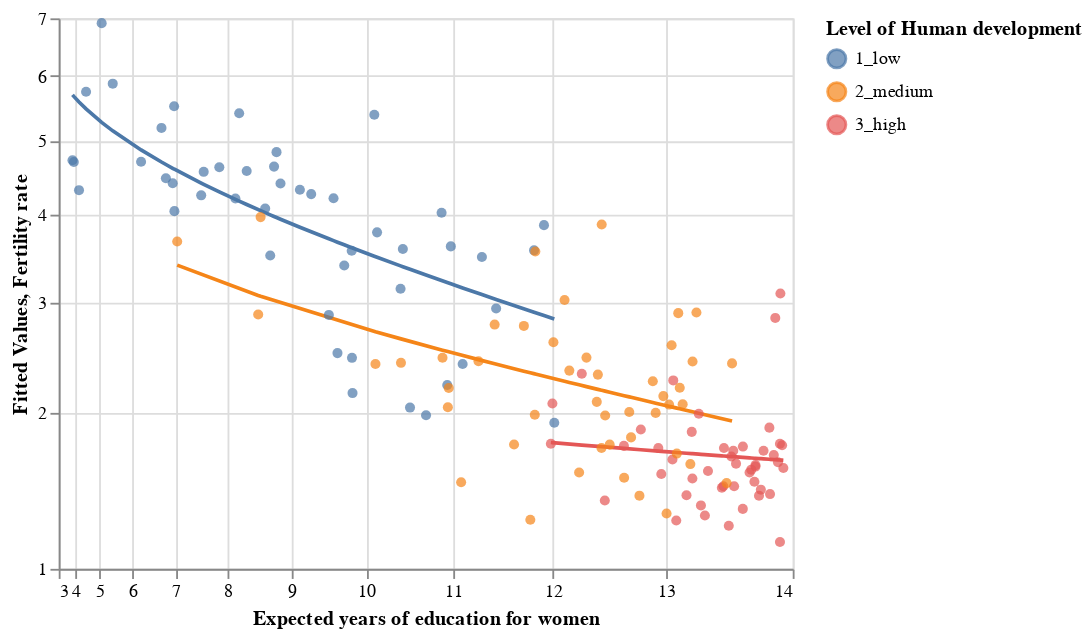

Write notebook code for a chart like this one.
### Markdown cell above
<!-- END QUESTION -->

<!-- BEGIN QUESTION -->

### Q2 (c) Visualize

Now visualize the model outputs. 

1. First append the fitted values (if you didn't above) as a new column named `fitted_mlr` to `reg_data`.
2. Construct a line plot of the fitted values (y axis) against education (x axis) and map the HDI factor to the color aesthetic. This should produce a plot with three lines, one for each level of HDI. Store the result as `mlr_lines`.
3. Layer `mlr_lines` on top of `scatter_scaled`.

<!--
BEGIN QUESTION
name: q2_c
points: 1
manual: true
-->

### Code cell
# append fitted values to original data
reg_data['fitted_mlr'] = fitted_mlr

# construct line plot
mlr_lines = alt.Chart(reg_data).mark_line().encode(
    x = alt.X('educ_expected_yrs_f', title = 'Expected years of education for women'),
    y = alt.Y('fitted_mlr', title = 'Fitted Values'),
    color = 'hdi_fac'
)

# layer
mlr_lines + scatter_scaled

### Figure 1 — Vega-Lite specification as saved in the notebook (floating-point values rounded to 4 significant figures; data arrays with more than 128 entries replaced by an {"elided": "..."} marker saying what was removed)
{"config": {"view": {"continuousWidth": 400, "continuousHeight": 300}}, "layer": [{"mark": "line", "encoding": {"color": {"field": "hdi_fac", "type": "nominal"}, "x": {"field": "educ_expected_yrs_f", "title": "Expected years of education for women", "type": "quantitative"}, "y": {"field": "fitted_mlr", "title": "Fitted Values", "type": "quantitative"}}}, {"mark": "circle", "encoding": {"color": {"field": "hdi_fac", "title": "Level of Human development", "type": "nominal"}, "x": {"field": "educ_expected_yrs_f", "scale": {"exponent": 2.5, "type": "pow", "zero": false}, "title": "Expected years of education for women", "type": "quantitative"}, "y": {"field": "fertility_total", "scale": {"exponent": 0.3333, "type": "pow", "zero": false}, "title": "Fertility rate", "type": "quantitative"}}}], "data": {"name": "data-e7443b6fce5b53f16289f5a2905fdc9a"}, "$schema": "https://vega.github.io/schema/vega-lite/v4.17.0.json", "datasets": {"data-e7443b6fce5b53f16289f5a2905fdc9a": {"elided": "139 records"}}}
